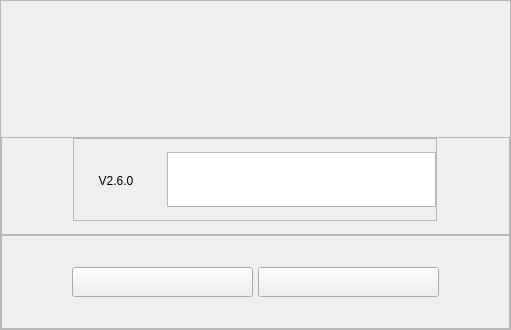
<?xml version="1.0" encoding="UTF-8"?>
<ui version="4.0">
 <class>HZStartUpdateMain</class>
 <widget class="QFrame" name="HZStartUpdateMain">
  <property name="geometry">
   <rect>
    <x>0</x>
    <y>0</y>
    <width>511</width>
    <height>330</height>
   </rect>
  </property>
  <property name="sizePolicy">
   <sizepolicy hsizetype="Fixed" vsizetype="Fixed">
    <horstretch>0</horstretch>
    <verstretch>0</verstretch>
   </sizepolicy>
  </property>
  <property name="minimumSize">
   <size>
    <width>511</width>
    <height>330</height>
   </size>
  </property>
  <property name="maximumSize">
   <size>
    <width>510</width>
    <height>330</height>
   </size>
  </property>
  <property name="windowTitle">
   <string>Frame</string>
  </property>
  <property name="styleSheet">
   <string notr="true"/>
  </property>
  <property name="frameShape">
   <enum>QFrame::StyledPanel</enum>
  </property>
  <property name="frameShadow">
   <enum>QFrame::Raised</enum>
  </property>
  <layout class="QGridLayout" name="gridLayout_2">
   <property name="leftMargin">
    <number>0</number>
   </property>
   <property name="topMargin">
    <number>0</number>
   </property>
   <property name="rightMargin">
    <number>0</number>
   </property>
   <property name="bottomMargin">
    <number>0</number>
   </property>
   <property name="spacing">
    <number>0</number>
   </property>
   <item row="0" column="0">
    <layout class="QVBoxLayout" name="verticalLayout_4">
     <property name="spacing">
      <number>0</number>
     </property>
     <item>
      <spacer name="verticalSpacer">
       <property name="orientation">
        <enum>Qt::Vertical</enum>
       </property>
       <property name="sizeType">
        <enum>QSizePolicy::Fixed</enum>
       </property>
       <property name="sizeHint" stdset="0">
        <size>
         <width>20</width>
         <height>136</height>
        </size>
       </property>
      </spacer>
     </item>
     <item>
      <layout class="QVBoxLayout" name="verticalLayout" stretch="0,2">
       <item>
        <widget class="QFrame" name="frame_start_up">
         <property name="frameShape">
          <enum>QFrame::StyledPanel</enum>
         </property>
         <property name="frameShadow">
          <enum>QFrame::Raised</enum>
         </property>
         <layout class="QGridLayout" name="gridLayout_5">
          <property name="leftMargin">
           <number>0</number>
          </property>
          <property name="topMargin">
           <number>0</number>
          </property>
          <property name="rightMargin">
           <number>0</number>
          </property>
          <property name="bottomMargin">
           <number>0</number>
          </property>
          <property name="spacing">
           <number>0</number>
          </property>
          <item row="0" column="0">
           <layout class="QVBoxLayout" name="verticalLayout_5">
            <item>
             <widget class="QFrame" name="frameMsgBox">
              <layout class="QGridLayout" name="gridLayout_7">
               <property name="leftMargin">
                <number>0</number>
               </property>
               <property name="topMargin">
                <number>0</number>
               </property>
               <property name="rightMargin">
                <number>0</number>
               </property>
               <property name="bottomMargin">
                <number>0</number>
               </property>
               <property name="spacing">
                <number>0</number>
               </property>
               <item row="0" column="0">
                <layout class="QHBoxLayout" name="horizontalLayout_5">
                 <property name="spacing">
                  <number>0</number>
                 </property>
                 <item>
                  <spacer name="horizontalSpacer_2">
                   <property name="orientation">
                    <enum>Qt::Horizontal</enum>
                   </property>
                   <property name="sizeType">
                    <enum>QSizePolicy::Fixed</enum>
                   </property>
                   <property name="sizeHint" stdset="0">
                    <size>
                     <width>54</width>
                     <height>20</height>
                    </size>
                   </property>
                  </spacer>
                 </item>
                 <item>
                  <widget class="QFrame" name="frame_200">
                   <layout class="QGridLayout" name="gridLayout_3">
                    <property name="leftMargin">
                     <number>0</number>
                    </property>
                    <property name="topMargin">
                     <number>0</number>
                    </property>
                    <property name="rightMargin">
                     <number>0</number>
                    </property>
                    <property name="bottomMargin">
                     <number>0</number>
                    </property>
                    <item row="0" column="0">
                     <widget class="QFrame" name="frameUpdateTips">
                      <property name="sizePolicy">
                       <sizepolicy hsizetype="Fixed" vsizetype="Fixed">
                        <horstretch>0</horstretch>
                        <verstretch>0</verstretch>
                       </sizepolicy>
                      </property>
                      <property name="minimumSize">
                       <size>
                        <width>364</width>
                        <height>83</height>
                       </size>
                      </property>
                      <property name="maximumSize">
                       <size>
                        <width>364</width>
                        <height>83</height>
                       </size>
                      </property>
                      <property name="frameShape">
                       <enum>QFrame::StyledPanel</enum>
                      </property>
                      <property name="frameShadow">
                       <enum>QFrame::Raised</enum>
                      </property>
                      <layout class="QGridLayout" name="gridLayout_4">
                       <property name="leftMargin">
                        <number>0</number>
                       </property>
                       <property name="topMargin">
                        <number>0</number>
                       </property>
                       <property name="rightMargin">
                        <number>0</number>
                       </property>
                       <property name="bottomMargin">
                        <number>0</number>
                       </property>
                       <property name="horizontalSpacing">
                        <number>4</number>
                       </property>
                       <property name="verticalSpacing">
                        <number>0</number>
                       </property>
                       <item row="0" column="0">
                        <widget class="QLabel" name="lab_start_version">
                         <property name="sizePolicy">
                          <sizepolicy hsizetype="Minimum" vsizetype="Minimum">
                           <horstretch>0</horstretch>
                           <verstretch>0</verstretch>
                          </sizepolicy>
                         </property>
                         <property name="minimumSize">
                          <size>
                           <width>84</width>
                           <height>83</height>
                          </size>
                         </property>
                         <property name="text">
                          <string>V2.6.0</string>
                         </property>
                         <property name="alignment">
                          <set>Qt::AlignCenter</set>
                         </property>
                        </widget>
                       </item>
                       <item row="0" column="2">
                        <layout class="QVBoxLayout" name="verticalLayout_2">
                         <property name="spacing">
                          <number>0</number>
                         </property>
                         <property name="topMargin">
                          <number>13</number>
                         </property>
                         <property name="bottomMargin">
                          <number>13</number>
                         </property>
                         <item>
                          <widget class="QTextBrowser" name="tb_start_msg"/>
                         </item>
                        </layout>
                       </item>
                       <item row="0" column="1">
                        <widget class="QLabel" name="lab_start_midline">
                         <property name="sizePolicy">
                          <sizepolicy hsizetype="Fixed" vsizetype="Fixed">
                           <horstretch>0</horstretch>
                           <verstretch>0</verstretch>
                          </sizepolicy>
                         </property>
                         <property name="minimumSize">
                          <size>
                           <width>1</width>
                           <height>34</height>
                          </size>
                         </property>
                         <property name="maximumSize">
                          <size>
                           <width>1</width>
                           <height>34</height>
                          </size>
                         </property>
                         <property name="text">
                          <string/>
                         </property>
                        </widget>
                       </item>
                      </layout>
                     </widget>
                    </item>
                   </layout>
                  </widget>
                 </item>
                 <item>
                  <spacer name="horizontalSpacer_3">
                   <property name="orientation">
                    <enum>Qt::Horizontal</enum>
                   </property>
                   <property name="sizeType">
                    <enum>QSizePolicy::Fixed</enum>
                   </property>
                   <property name="sizeHint" stdset="0">
                    <size>
                     <width>54</width>
                     <height>20</height>
                    </size>
                   </property>
                  </spacer>
                 </item>
                </layout>
               </item>
              </layout>
             </widget>
            </item>
            <item>
             <spacer name="verticalSpacer_3">
              <property name="orientation">
               <enum>Qt::Vertical</enum>
              </property>
              <property name="sizeHint" stdset="0">
               <size>
                <width>20</width>
                <height>13</height>
               </size>
              </property>
             </spacer>
            </item>
           </layout>
          </item>
         </layout>
        </widget>
       </item>
       <item>
        <widget class="QFrame" name="frame_start_down">
         <property name="frameShape">
          <enum>QFrame::StyledPanel</enum>
         </property>
         <property name="frameShadow">
          <enum>QFrame::Raised</enum>
         </property>
         <layout class="QGridLayout" name="gridLayout">
          <item row="0" column="0">
           <layout class="QHBoxLayout" name="horizontalLayout">
            <property name="spacing">
             <number>5</number>
            </property>
            <item>
             <spacer name="horizontalSpacer_4">
              <property name="orientation">
               <enum>Qt::Horizontal</enum>
              </property>
              <property name="sizeHint" stdset="0">
               <size>
                <width>40</width>
                <height>20</height>
               </size>
              </property>
             </spacer>
            </item>
            <item>
             <widget class="QPushButton" name="btn_start_left">
              <property name="minimumSize">
               <size>
                <width>181</width>
                <height>30</height>
               </size>
              </property>
              <property name="maximumSize">
               <size>
                <width>181</width>
                <height>30</height>
               </size>
              </property>
              <property name="styleSheet">
               <string notr="true"/>
              </property>
              <property name="text">
               <string/>
              </property>
             </widget>
            </item>
            <item>
             <widget class="QPushButton" name="btn_start_right">
              <property name="minimumSize">
               <size>
                <width>181</width>
                <height>30</height>
               </size>
              </property>
              <property name="maximumSize">
               <size>
                <width>181</width>
                <height>30</height>
               </size>
              </property>
              <property name="text">
               <string/>
              </property>
             </widget>
            </item>
            <item>
             <spacer name="horizontalSpacer_5">
              <property name="orientation">
               <enum>Qt::Horizontal</enum>
              </property>
              <property name="sizeHint" stdset="0">
               <size>
                <width>40</width>
                <height>20</height>
               </size>
              </property>
             </spacer>
            </item>
           </layout>
          </item>
         </layout>
        </widget>
       </item>
      </layout>
     </item>
    </layout>
   </item>
  </layout>
 </widget>
 <resources/>
 <connections/>
</ui>
